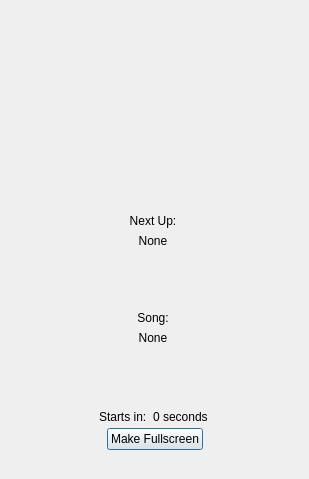
<?xml version="1.0" encoding="UTF-8"?>
<ui version="4.0">
 <class>DlgCdg</class>
 <widget class="QDialog" name="DlgCdg">
  <property name="geometry">
   <rect>
    <x>0</x>
    <y>0</y>
    <width>309</width>
    <height>479</height>
   </rect>
  </property>
  <property name="windowTitle">
   <string>CDG Display</string>
  </property>
  <layout class="QVBoxLayout" name="verticalLayout_2">
   <property name="spacing">
    <number>0</number>
   </property>
   <property name="leftMargin">
    <number>0</number>
   </property>
   <property name="topMargin">
    <number>0</number>
   </property>
   <property name="rightMargin">
    <number>0</number>
   </property>
   <property name="bottomMargin">
    <number>0</number>
   </property>
   <item>
    <widget class="VideoDisplay" name="videoDisplay" native="true">
     <property name="sizePolicy">
      <sizepolicy hsizetype="Preferred" vsizetype="Expanding">
       <horstretch>0</horstretch>
       <verstretch>0</verstretch>
      </sizepolicy>
     </property>
     <property name="autoFillBackground">
      <bool>true</bool>
     </property>
     <layout class="QVBoxLayout" name="verticalLayout">
      <property name="spacing">
       <number>0</number>
      </property>
      <property name="leftMargin">
       <number>0</number>
      </property>
      <property name="topMargin">
       <number>0</number>
      </property>
      <property name="rightMargin">
       <number>0</number>
      </property>
      <property name="bottomMargin">
       <number>0</number>
      </property>
      <item>
       <spacer name="verticalSpacer_3">
        <property name="orientation">
         <enum>Qt::Vertical</enum>
        </property>
        <property name="sizeHint" stdset="0">
         <size>
          <width>20</width>
          <height>40</height>
         </size>
        </property>
       </spacer>
      </item>
      <item>
       <layout class="QHBoxLayout" name="horizontalLayout_3">
        <property name="topMargin">
         <number>10</number>
        </property>
        <item>
         <spacer name="horizontalSpacer_5">
          <property name="orientation">
           <enum>Qt::Horizontal</enum>
          </property>
          <property name="sizeHint" stdset="0">
           <size>
            <width>40</width>
            <height>20</height>
           </size>
          </property>
         </spacer>
        </item>
       </layout>
      </item>
     </layout>
    </widget>
   </item>
   <item>
    <widget class="QWidget" name="widgetAlert" native="true">
     <property name="sizePolicy">
      <sizepolicy hsizetype="Preferred" vsizetype="Expanding">
       <horstretch>0</horstretch>
       <verstretch>0</verstretch>
      </sizepolicy>
     </property>
     <layout class="QVBoxLayout" name="verticalLayout_3">
      <property name="leftMargin">
       <number>6</number>
      </property>
      <property name="topMargin">
       <number>0</number>
      </property>
      <property name="bottomMargin">
       <number>0</number>
      </property>
      <item>
       <widget class="QLabel" name="label">
        <property name="text">
         <string>Next Up:</string>
        </property>
        <property name="alignment">
         <set>Qt::AlignCenter</set>
        </property>
       </widget>
      </item>
      <item>
       <widget class="QLabel" name="lblNextSinger">
        <property name="text">
         <string>None</string>
        </property>
        <property name="alignment">
         <set>Qt::AlignCenter</set>
        </property>
       </widget>
      </item>
      <item>
       <spacer name="verticalSpacer">
        <property name="orientation">
         <enum>Qt::Vertical</enum>
        </property>
        <property name="sizeHint" stdset="0">
         <size>
          <width>20</width>
          <height>40</height>
         </size>
        </property>
       </spacer>
      </item>
      <item>
       <widget class="QLabel" name="label_2">
        <property name="text">
         <string>Song:</string>
        </property>
        <property name="alignment">
         <set>Qt::AlignCenter</set>
        </property>
       </widget>
      </item>
      <item>
       <widget class="QLabel" name="lblNextSong">
        <property name="text">
         <string>None</string>
        </property>
        <property name="alignment">
         <set>Qt::AlignCenter</set>
        </property>
        <property name="wordWrap">
         <bool>true</bool>
        </property>
       </widget>
      </item>
      <item>
       <spacer name="verticalSpacer_2">
        <property name="orientation">
         <enum>Qt::Vertical</enum>
        </property>
        <property name="sizeHint" stdset="0">
         <size>
          <width>20</width>
          <height>40</height>
         </size>
        </property>
       </spacer>
      </item>
      <item>
       <layout class="QHBoxLayout" name="horizontalLayout">
        <property name="topMargin">
         <number>0</number>
        </property>
        <item>
         <spacer name="horizontalSpacer_2">
          <property name="orientation">
           <enum>Qt::Horizontal</enum>
          </property>
          <property name="sizeHint" stdset="0">
           <size>
            <width>40</width>
            <height>20</height>
           </size>
          </property>
         </spacer>
        </item>
        <item>
         <widget class="QLabel" name="label_4">
          <property name="text">
           <string>Starts in:</string>
          </property>
         </widget>
        </item>
        <item>
         <widget class="QLabel" name="lblSeconds">
          <property name="text">
           <string>0 seconds</string>
          </property>
         </widget>
        </item>
        <item>
         <spacer name="horizontalSpacer">
          <property name="orientation">
           <enum>Qt::Horizontal</enum>
          </property>
          <property name="sizeHint" stdset="0">
           <size>
            <width>40</width>
            <height>20</height>
           </size>
          </property>
         </spacer>
        </item>
       </layout>
      </item>
     </layout>
    </widget>
   </item>
   <item>
    <widget class="QWidget" name="fsToggleWidget" native="true">
     <layout class="QHBoxLayout" name="horizontalLayout_2">
      <property name="spacing">
       <number>0</number>
      </property>
      <property name="topMargin">
       <number>1</number>
      </property>
      <item>
       <spacer name="horizontalSpacer_3">
        <property name="orientation">
         <enum>Qt::Horizontal</enum>
        </property>
        <property name="sizeHint" stdset="0">
         <size>
          <width>40</width>
          <height>0</height>
         </size>
        </property>
       </spacer>
      </item>
      <item>
       <widget class="QPushButton" name="btnToggleFullscreen">
        <property name="text">
         <string>Make Fullscreen</string>
        </property>
       </widget>
      </item>
      <item>
       <spacer name="horizontalSpacer_4">
        <property name="orientation">
         <enum>Qt::Horizontal</enum>
        </property>
        <property name="sizeHint" stdset="0">
         <size>
          <width>40</width>
          <height>0</height>
         </size>
        </property>
       </spacer>
      </item>
     </layout>
    </widget>
   </item>
   <item>
    <layout class="QHBoxLayout" name="horizontalLayout_4">
     <property name="spacing">
      <number>0</number>
     </property>
     <property name="topMargin">
      <number>0</number>
     </property>
     <item>
      <widget class="TickerDisplayWidget" name="scroll" native="true">
       <property name="sizePolicy">
        <sizepolicy hsizetype="Expanding" vsizetype="Minimum">
         <horstretch>0</horstretch>
         <verstretch>0</verstretch>
        </sizepolicy>
       </property>
       <property name="baseSize">
        <size>
         <width>0</width>
         <height>50</height>
        </size>
       </property>
       <layout class="QHBoxLayout" name="horizontalLayout_5">
        <property name="leftMargin">
         <number>0</number>
        </property>
        <property name="topMargin">
         <number>0</number>
        </property>
        <property name="rightMargin">
         <number>0</number>
        </property>
        <property name="bottomMargin">
         <number>0</number>
        </property>
        <item>
         <spacer name="horizontalSpacerScroll">
          <property name="orientation">
           <enum>Qt::Horizontal</enum>
          </property>
          <property name="sizeHint" stdset="0">
           <size>
            <width>40</width>
            <height>20</height>
           </size>
          </property>
         </spacer>
        </item>
       </layout>
      </widget>
     </item>
    </layout>
   </item>
  </layout>
 </widget>
 <customwidgets>
  <customwidget>
   <class>VideoDisplay</class>
   <extends>QWidget</extends>
   <header location="global">videodisplay.h</header>
   <container>1</container>
  </customwidget>
  <customwidget>
   <class>TickerDisplayWidget</class>
   <extends>QWidget</extends>
   <header location="global">tickernew.h</header>
   <container>1</container>
  </customwidget>
 </customwidgets>
 <resources/>
 <connections/>
</ui>
